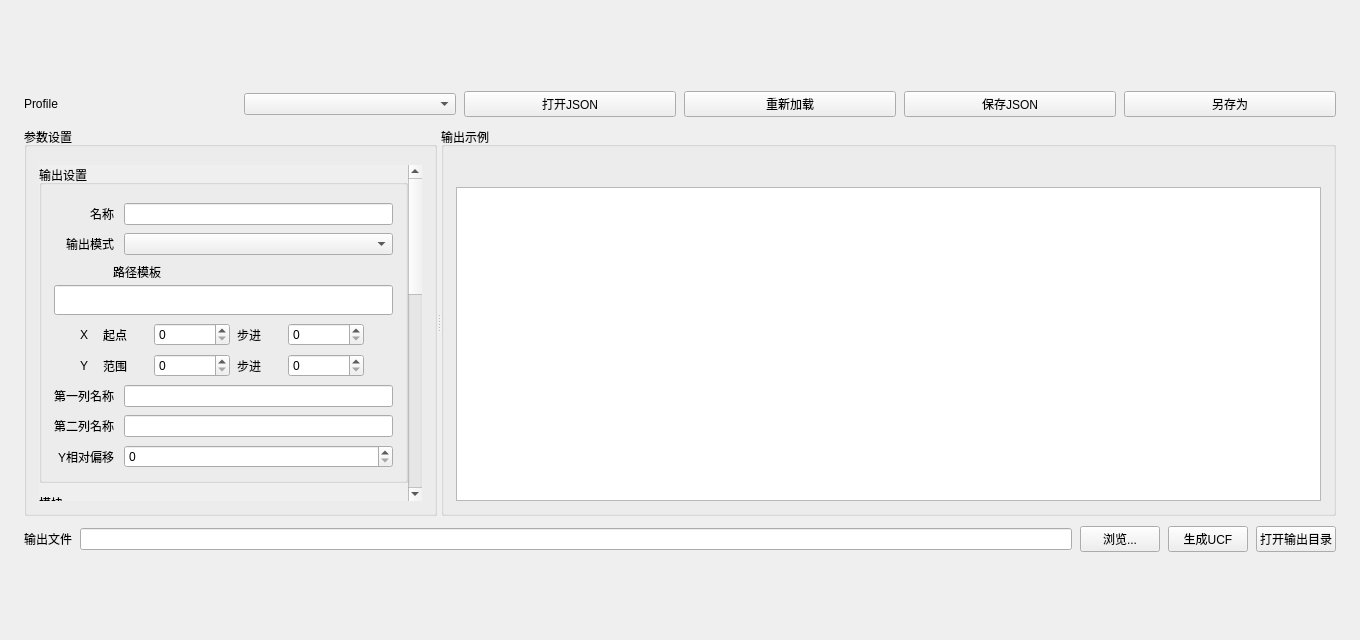
<?xml version="1.0" encoding="UTF-8"?>
<ui version="4.0">
 <class>GenerateUcfWidget</class>
 <widget class="QWidget" name="generateUcfWidget">
  <property name="geometry">
   <rect>
    <x>0</x>
    <y>0</y>
    <width>1360</width>
    <height>640</height>
   </rect>
  </property>
  <layout class="QVBoxLayout" name="main_layout">
   <property name="leftMargin">
    <number>24</number>
   </property>
   <property name="topMargin">
    <number>12</number>
   </property>
   <property name="rightMargin">
    <number>24</number>
   </property>
   <property name="bottomMargin">
    <number>10</number>
   </property>
   <property name="spacing">
    <number>10</number>
   </property>
   <item>
    <widget class="QLabel" name="title">
     <property name="text">
      <string/>
     </property>
    </widget>
   </item>
   <item>
    <layout class="QHBoxLayout" name="top_row">
     <property name="spacing">
      <number>8</number>
     </property>
     <item>
      <widget class="QLabel" name="profile_label">
       <property name="text">
        <string>Profile</string>
       </property>
      </widget>
     </item>
     <item>
      <widget class="QComboBox" name="profile_combo"/>
     </item>
     <item>
      <widget class="QPushButton" name="open_button">
       <property name="text">
        <string>打开JSON</string>
       </property>
      </widget>
     </item>
     <item>
      <widget class="QPushButton" name="reload_button">
       <property name="text">
        <string>重新加载</string>
       </property>
      </widget>
     </item>
     <item>
      <widget class="QPushButton" name="save_button">
       <property name="text">
        <string>保存JSON</string>
       </property>
      </widget>
     </item>
     <item>
      <widget class="QPushButton" name="save_as_button">
       <property name="text">
        <string>另存为</string>
       </property>
      </widget>
     </item>
    </layout>
   </item>
   <item>
    <widget class="QSplitter" name="body_splitter">
     <property name="orientation">
      <enum>Qt::Horizontal</enum>
     </property>
     <widget class="QGroupBox" name="editor_group">
      <property name="minimumSize">
       <size>
        <width>413</width>
        <height>0</height>
       </size>
      </property>
      <property name="maximumSize">
       <size>
        <width>413</width>
        <height>16777215</height>
       </size>
      </property>
      <property name="title">
       <string>参数设置</string>
      </property>
      <layout class="QVBoxLayout" name="editor_layout">
       <property name="leftMargin">
        <number>12</number>
       </property>
       <property name="topMargin">
        <number>18</number>
       </property>
       <property name="rightMargin">
        <number>12</number>
       </property>
       <property name="bottomMargin">
        <number>12</number>
       </property>
       <property name="spacing">
        <number>10</number>
       </property>
       <item>
        <widget class="QScrollArea" name="form_scroll">
         <property name="frameShape">
          <enum>QFrame::NoFrame</enum>
         </property>
         <property name="horizontalScrollBarPolicy">
          <enum>Qt::ScrollBarAlwaysOff</enum>
         </property>
         <property name="widgetResizable">
          <bool>true</bool>
         </property>
         <widget class="QWidget" name="form_widget">
          <property name="geometry">
           <rect>
            <x>0</x>
            <y>0</y>
            <width>554</width>
            <height>520</height>
           </rect>
          </property>
          <layout class="QVBoxLayout" name="form_layout">
           <property name="leftMargin">
            <number>0</number>
           </property>
           <property name="topMargin">
            <number>0</number>
           </property>
           <property name="rightMargin">
            <number>0</number>
           </property>
           <property name="bottomMargin">
            <number>0</number>
           </property>
           <property name="spacing">
            <number>10</number>
           </property>
           <item>
            <widget class="QGroupBox" name="output_settings_group">
             <property name="maximumSize">
              <size>
               <width>369</width>
               <height>16777215</height>
              </size>
             </property>
             <property name="title">
              <string>输出设置</string>
             </property>
             <layout class="QFormLayout" name="output_form">
              <property name="fieldGrowthPolicy">
               <enum>QFormLayout::AllNonFixedFieldsGrow</enum>
              </property>
              <property name="labelAlignment">
               <set>Qt::AlignRight|Qt::AlignTrailing|Qt::AlignVCenter</set>
              </property>
              <property name="formAlignment">
               <set>Qt::AlignLeading|Qt::AlignLeft|Qt::AlignTop</set>
              </property>
              <property name="horizontalSpacing">
               <number>10</number>
              </property>
              <property name="verticalSpacing">
               <number>8</number>
              </property>
              <property name="leftMargin">
               <number>12</number>
              </property>
              <property name="topMargin">
               <number>18</number>
              </property>
              <property name="rightMargin">
               <number>12</number>
              </property>
              <property name="bottomMargin">
               <number>12</number>
              </property>
              <item row="0" column="0">
               <widget class="QLabel" name="name_label">
                <property name="text">
                 <string>名称</string>
                </property>
               </widget>
              </item>
               <item row="0" column="1">
                <widget class="QLineEdit" name="name_edit">
                 <property name="maximumSize">
                  <size>
                    <width>369</width>
                   <height>16777215</height>
                  </size>
                 </property>
                </widget>
               </item>
              <item row="1" column="0">
               <widget class="QLabel" name="line_mode_label">
                <property name="text">
                 <string>输出模式</string>
                </property>
               </widget>
              </item>
               <item row="1" column="1">
                <widget class="QComboBox" name="line_mode_combo">
                 <property name="maximumSize">
                  <size>
                   <width>369</width>
                   <height>16777215</height>
                  </size>
                 </property>
                </widget>
               </item>
              <item row="2" column="0" colspan="2">
               <widget class="QWidget" name="path_template_row">
                <property name="maximumSize">
                 <size>
                  <width>369</width>
                  <height>16777215</height>
                 </size>
                </property>
                <layout class="QVBoxLayout" name="path_template_row_layout">
                 <property name="leftMargin">
                  <number>0</number>
                 </property>
                 <property name="topMargin">
                  <number>0</number>
                 </property>
                 <property name="rightMargin">
                  <number>0</number>
                 </property>
                 <property name="bottomMargin">
                  <number>0</number>
                 </property>
                 <property name="spacing">
                  <number>4</number>
                 </property>
                  <item>
                   <widget class="QLabel" name="path_template_label">
                    <property name="minimumSize">
                     <size>
                      <width>107</width>
                      <height>0</height>
                     </size>
                    </property>
                    <property name="maximumSize">
                     <size>
                      <width>107</width>
                      <height>16777215</height>
                     </size>
                    </property>
                    <property name="text">
                     <string>路径模板</string>
                    </property>
                    <property name="alignment">
                     <set>Qt::AlignRight|Qt::AlignTrailing|Qt::AlignVCenter</set>
                    </property>
                   </widget>
                  </item>
                 <item>
                  <widget class="QLineEdit" name="path_template_edit">
                   <property name="minimumSize">
                    <size>
                     <width>0</width>
                     <height>30</height>
                    </size>
                   </property>
                   <property name="maximumSize">
                    <size>
                     <width>369</width>
                     <height>16777215</height>
                    </size>
                   </property>
                  </widget>
                 </item>
                </layout>
               </widget>
              </item>
              <item row="3" column="0" colspan="2" alignment="Qt::AlignHCenter">
                <widget class="QWidget" name="x_row">
                 <property name="maximumSize">
                  <size>
                   <width>369</width>
                   <height>16777215</height>
                  </size>
                 </property>
                <layout class="QHBoxLayout" name="x_row_layout">
                  <property name="leftMargin">
                   <number>25</number>
                 </property>
                 <property name="topMargin">
                  <number>0</number>
                 </property>
                  <property name="rightMargin">
                   <number>25</number>
                 </property>
                 <property name="bottomMargin">
                  <number>0</number>
                 </property>
                 <property name="spacing">
                  <number>6</number>
                 </property>
                  <item>
                   <widget class="QLabel" name="x_label">
                    <property name="maximumSize">
                     <size>
                      <width>16</width>
                      <height>16777215</height>
                     </size>
                    </property>
                    <property name="text">
                     <string>X</string>
                    </property>
                   </widget>
                  </item>
                  <item>
                   <widget class="QLabel" name="x_base_label">
                    <property name="maximumSize">
                     <size>
                      <width>44</width>
                      <height>16777215</height>
                     </size>
                    </property>
                    <property name="text">
                     <string>起点</string>
                    </property>
                  </widget>
                 </item>
                  <item>
                   <widget class="QSpinBox" name="x_base_spin">
                    <property name="maximumSize">
                     <size>
                      <width>76</width>
                      <height>16777215</height>
                     </size>
                    </property>
                   </widget>
                  </item>
                 <item>
                   <widget class="QLabel" name="x_jump_label">
                    <property name="maximumSize">
                     <size>
                      <width>44</width>
                      <height>16777215</height>
                     </size>
                    </property>
                    <property name="text">
                     <string>步进</string>
                    </property>
                  </widget>
                 </item>
                  <item>
                   <widget class="QSpinBox" name="x_jump_spin">
                    <property name="maximumSize">
                     <size>
                      <width>76</width>
                      <height>16777215</height>
                     </size>
                    </property>
                   </widget>
                  </item>
                </layout>
               </widget>
              </item>
              <item row="4" column="0" colspan="2" alignment="Qt::AlignHCenter">
                <widget class="QWidget" name="y_row">
                 <property name="maximumSize">
                  <size>
                   <width>369</width>
                   <height>16777215</height>
                  </size>
                 </property>
                <layout class="QHBoxLayout" name="y_row_layout">
                  <property name="leftMargin">
                   <number>25</number>
                 </property>
                 <property name="topMargin">
                  <number>0</number>
                 </property>
                  <property name="rightMargin">
                   <number>25</number>
                 </property>
                 <property name="bottomMargin">
                  <number>0</number>
                 </property>
                 <property name="spacing">
                  <number>6</number>
                 </property>
                  <item>
                   <widget class="QLabel" name="y_label">
                    <property name="maximumSize">
                     <size>
                      <width>16</width>
                      <height>16777215</height>
                     </size>
                    </property>
                    <property name="text">
                     <string>Y</string>
                    </property>
                   </widget>
                  </item>
                  <item>
                   <widget class="QLabel" name="y_slice_label">
                    <property name="maximumSize">
                     <size>
                      <width>44</width>
                      <height>16777215</height>
                     </size>
                    </property>
                    <property name="text">
                     <string>范围</string>
                    </property>
                  </widget>
                 </item>
                  <item>
                   <widget class="QSpinBox" name="y_slice_spin">
                    <property name="maximumSize">
                     <size>
                      <width>76</width>
                      <height>16777215</height>
                     </size>
                    </property>
                   </widget>
                  </item>
                 <item>
                   <widget class="QLabel" name="y_jump_label">
                    <property name="maximumSize">
                     <size>
                      <width>44</width>
                      <height>16777215</height>
                     </size>
                    </property>
                    <property name="text">
                     <string>步进</string>
                    </property>
                  </widget>
                 </item>
                  <item>
                   <widget class="QSpinBox" name="y_jump_spin">
                    <property name="maximumSize">
                     <size>
                      <width>76</width>
                      <height>16777215</height>
                     </size>
                    </property>
                   </widget>
                  </item>
                </layout>
               </widget>
              </item>
              <item row="5" column="0">
               <widget class="QLabel" name="block_a_label">
                <property name="text">
                 <string>第一列名称</string>
                </property>
               </widget>
              </item>
               <item row="5" column="1">
                <widget class="QLineEdit" name="block_a_edit">
                 <property name="maximumSize">
                  <size>
                   <width>369</width>
                   <height>16777215</height>
                  </size>
                 </property>
                </widget>
               </item>
              <item row="6" column="0">
               <widget class="QLabel" name="block_b_label">
                <property name="text">
                 <string>第二列名称</string>
                </property>
               </widget>
              </item>
               <item row="6" column="1">
                <widget class="QLineEdit" name="block_b_edit">
                 <property name="maximumSize">
                  <size>
                   <width>369</width>
                   <height>16777215</height>
                  </size>
                 </property>
                </widget>
               </item>
              <item row="7" column="0">
               <widget class="QLabel" name="block_b_y_offset_label">
                <property name="text">
                 <string>Y相对偏移</string>
                </property>
               </widget>
              </item>
               <item row="7" column="1">
                <widget class="QSpinBox" name="block_b_y_offset_spin">
                 <property name="maximumSize">
                  <size>
                   <width>369</width>
                   <height>16777215</height>
                  </size>
                 </property>
                </widget>
               </item>
             </layout>
            </widget>
           </item>
           <item>
            <widget class="QGroupBox" name="module_group">
             <property name="maximumSize">
              <size>
               <width>369</width>
               <height>16777215</height>
              </size>
             </property>
             <property name="title">
              <string>模块</string>
             </property>
             <layout class="QFormLayout" name="module_form">
              <property name="fieldGrowthPolicy">
               <enum>QFormLayout::AllNonFixedFieldsGrow</enum>
              </property>
              <property name="labelAlignment">
               <set>Qt::AlignRight|Qt::AlignTrailing|Qt::AlignVCenter</set>
              </property>
              <property name="formAlignment">
               <set>Qt::AlignLeading|Qt::AlignLeft|Qt::AlignTop</set>
              </property>
              <property name="horizontalSpacing">
               <number>10</number>
              </property>
              <property name="verticalSpacing">
               <number>8</number>
              </property>
              <property name="leftMargin">
               <number>12</number>
              </property>
              <property name="topMargin">
               <number>18</number>
              </property>
              <property name="rightMargin">
               <number>12</number>
              </property>
              <property name="bottomMargin">
               <number>12</number>
              </property>
              <item row="0" column="0">
               <widget class="QLabel" name="module_kind_label">
                <property name="text">
                 <string>类型</string>
                </property>
               </widget>
              </item>
               <item row="0" column="1">
                <widget class="QComboBox" name="module_kind_combo">
                 <property name="maximumSize">
                  <size>
                   <width>369</width>
                   <height>16777215</height>
                  </size>
                 </property>
                </widget>
               </item>
              <item row="1" column="0">
               <widget class="QLabel" name="module_template_label">
                <property name="text">
                 <string>模板</string>
                </property>
               </widget>
              </item>
               <item row="1" column="1">
                <widget class="QLineEdit" name="module_template_edit">
                 <property name="maximumSize">
                  <size>
                   <width>369</width>
                   <height>16777215</height>
                  </size>
                 </property>
                </widget>
               </item>
              <item row="2" column="0">
               <widget class="QLabel" name="module_range_label">
                <property name="text">
                 <string>范围</string>
                </property>
               </widget>
              </item>
              <item row="2" column="1">
                <widget class="QWidget" name="module_range_row">
                 <property name="maximumSize">
                  <size>
                   <width>369</width>
                   <height>16777215</height>
                  </size>
                 </property>
                <layout class="QHBoxLayout" name="module_range_layout">
                 <property name="leftMargin">
                  <number>0</number>
                 </property>
                 <property name="topMargin">
                  <number>0</number>
                 </property>
                 <property name="rightMargin">
                  <number>0</number>
                 </property>
                 <property name="bottomMargin">
                  <number>0</number>
                 </property>
                 <property name="spacing">
                  <number>6</number>
                 </property>
                 <item>
                  <widget class="QLabel" name="module_start_label">
                   <property name="text">
                    <string>起始</string>
                   </property>
                  </widget>
                 </item>
                 <item>
                  <widget class="QSpinBox" name="module_start_spin"/>
                 </item>
                 <item>
                  <widget class="QLabel" name="module_stop_label">
                   <property name="text">
                    <string>结束</string>
                   </property>
                  </widget>
                 </item>
                 <item>
                  <widget class="QSpinBox" name="module_stop_spin"/>
                 </item>
                </layout>
               </widget>
              </item>
              <item row="3" column="0">
               <widget class="QLabel" name="module_values_label">
                <property name="text">
                 <string>列表</string>
                </property>
               </widget>
              </item>
               <item row="3" column="1">
                <widget class="QPlainTextEdit" name="module_values_edit">
                 <property name="maximumSize">
                  <size>
                   <width>369</width>
                   <height>16777215</height>
                  </size>
                 </property>
                </widget>
               </item>
             </layout>
            </widget>
           </item>
           <item>
            <widget class="QGroupBox" name="uxx_group">
             <property name="maximumSize">
              <size>
               <width>369</width>
               <height>16777215</height>
              </size>
             </property>
             <property name="title">
              <string>uxx</string>
             </property>
             <layout class="QFormLayout" name="uxx_form">
              <property name="fieldGrowthPolicy">
               <enum>QFormLayout::AllNonFixedFieldsGrow</enum>
              </property>
              <property name="labelAlignment">
               <set>Qt::AlignRight|Qt::AlignTrailing|Qt::AlignVCenter</set>
              </property>
              <property name="formAlignment">
               <set>Qt::AlignLeading|Qt::AlignLeft|Qt::AlignTop</set>
              </property>
              <property name="horizontalSpacing">
               <number>10</number>
              </property>
              <property name="verticalSpacing">
               <number>8</number>
              </property>
              <property name="leftMargin">
               <number>12</number>
              </property>
              <property name="topMargin">
               <number>18</number>
              </property>
              <property name="rightMargin">
               <number>12</number>
              </property>
              <property name="bottomMargin">
               <number>12</number>
              </property>
              <item row="0" column="0">
               <widget class="QLabel" name="uxx_kind_label">
                <property name="text">
                 <string>类型</string>
                </property>
               </widget>
              </item>
               <item row="0" column="1">
                <widget class="QComboBox" name="uxx_kind_combo">
                 <property name="maximumSize">
                  <size>
                   <width>369</width>
                   <height>16777215</height>
                  </size>
                 </property>
                </widget>
               </item>
              <item row="1" column="0">
               <widget class="QLabel" name="uxx_range_label">
                <property name="text">
                 <string>范围</string>
                </property>
               </widget>
              </item>
              <item row="1" column="1">
                <widget class="QWidget" name="uxx_range_row">
                 <property name="maximumSize">
                  <size>
                   <width>369</width>
                   <height>16777215</height>
                  </size>
                 </property>
                <layout class="QHBoxLayout" name="uxx_range_layout">
                 <property name="leftMargin">
                  <number>0</number>
                 </property>
                 <property name="topMargin">
                  <number>0</number>
                 </property>
                 <property name="rightMargin">
                  <number>0</number>
                 </property>
                 <property name="bottomMargin">
                  <number>0</number>
                 </property>
                 <property name="spacing">
                  <number>6</number>
                 </property>
                 <item>
                  <widget class="QLabel" name="uxx_start_label">
                   <property name="text">
                    <string>起始</string>
                   </property>
                  </widget>
                 </item>
                 <item>
                  <widget class="QSpinBox" name="uxx_start_spin"/>
                 </item>
                 <item>
                  <widget class="QLabel" name="uxx_stop_label">
                   <property name="text">
                    <string>结束</string>
                   </property>
                  </widget>
                 </item>
                 <item>
                  <widget class="QSpinBox" name="uxx_stop_spin"/>
                 </item>
                </layout>
               </widget>
              </item>
              <item row="2" column="0">
               <widget class="QLabel" name="uxx_format_label">
                <property name="text">
                 <string>格式</string>
                </property>
               </widget>
              </item>
               <item row="2" column="1">
                <widget class="QLineEdit" name="uxx_format_edit">
                 <property name="maximumSize">
                  <size>
                   <width>369</width>
                   <height>16777215</height>
                  </size>
                 </property>
                </widget>
               </item>
              <item row="3" column="0">
               <widget class="QLabel" name="uxx_values_label">
                <property name="text">
                 <string>列表</string>
                </property>
               </widget>
              </item>
               <item row="3" column="1">
                <widget class="QLineEdit" name="uxx_values_edit">
                 <property name="maximumSize">
                  <size>
                   <width>369</width>
                   <height>16777215</height>
                  </size>
                 </property>
                </widget>
               </item>
             </layout>
            </widget>
           </item>
           <item>
            <widget class="QGroupBox" name="uy_group">
             <property name="maximumSize">
              <size>
               <width>369</width>
               <height>16777215</height>
              </size>
             </property>
             <property name="title">
              <string>uy</string>
             </property>
             <layout class="QFormLayout" name="uy_form">
              <property name="fieldGrowthPolicy">
               <enum>QFormLayout::AllNonFixedFieldsGrow</enum>
              </property>
              <property name="labelAlignment">
               <set>Qt::AlignRight|Qt::AlignTrailing|Qt::AlignVCenter</set>
              </property>
              <property name="formAlignment">
               <set>Qt::AlignLeading|Qt::AlignLeft|Qt::AlignTop</set>
              </property>
              <property name="horizontalSpacing">
               <number>10</number>
              </property>
              <property name="verticalSpacing">
               <number>8</number>
              </property>
              <property name="leftMargin">
               <number>12</number>
              </property>
              <property name="topMargin">
               <number>18</number>
              </property>
              <property name="rightMargin">
               <number>12</number>
              </property>
              <property name="bottomMargin">
               <number>12</number>
              </property>
              <item row="0" column="0">
               <widget class="QLabel" name="uy_kind_label">
                <property name="text">
                 <string>类型</string>
                </property>
               </widget>
              </item>
               <item row="0" column="1">
                <widget class="QComboBox" name="uy_kind_combo">
                 <property name="maximumSize">
                  <size>
                   <width>369</width>
                   <height>16777215</height>
                  </size>
                 </property>
                </widget>
               </item>
              <item row="1" column="0">
               <widget class="QLabel" name="uy_range_label">
                <property name="text">
                 <string>范围</string>
                </property>
               </widget>
              </item>
              <item row="1" column="1">
                <widget class="QWidget" name="uy_range_row">
                 <property name="maximumSize">
                  <size>
                   <width>369</width>
                   <height>16777215</height>
                  </size>
                 </property>
                <layout class="QHBoxLayout" name="uy_range_layout">
                 <property name="leftMargin">
                  <number>0</number>
                 </property>
                 <property name="topMargin">
                  <number>0</number>
                 </property>
                 <property name="rightMargin">
                  <number>0</number>
                 </property>
                 <property name="bottomMargin">
                  <number>0</number>
                 </property>
                 <property name="spacing">
                  <number>6</number>
                 </property>
                 <item>
                  <widget class="QLabel" name="uy_start_label">
                   <property name="text">
                    <string>起始</string>
                   </property>
                  </widget>
                 </item>
                 <item>
                  <widget class="QSpinBox" name="uy_start_spin"/>
                 </item>
                 <item>
                  <widget class="QLabel" name="uy_stop_label">
                   <property name="text">
                    <string>结束</string>
                   </property>
                  </widget>
                 </item>
                 <item>
                  <widget class="QSpinBox" name="uy_stop_spin"/>
                 </item>
                </layout>
               </widget>
              </item>
              <item row="2" column="0">
               <widget class="QLabel" name="uy_format_label">
                <property name="text">
                 <string>格式</string>
                </property>
               </widget>
              </item>
               <item row="2" column="1">
                <widget class="QLineEdit" name="uy_format_edit">
                 <property name="maximumSize">
                  <size>
                   <width>369</width>
                   <height>16777215</height>
                  </size>
                 </property>
                </widget>
               </item>
              <item row="3" column="0">
               <widget class="QLabel" name="uy_values_label">
                <property name="text">
                 <string>列表</string>
                </property>
               </widget>
              </item>
               <item row="3" column="1">
                <widget class="QLineEdit" name="uy_values_edit">
                 <property name="maximumSize">
                  <size>
                   <width>369</width>
                   <height>16777215</height>
                  </size>
                 </property>
                </widget>
               </item>
             </layout>
            </widget>
           </item>
           <item>
            <spacer name="form_spacer">
             <property name="orientation">
              <enum>Qt::Vertical</enum>
             </property>
             <property name="sizeHint" stdset="0">
              <size>
               <width>20</width>
               <height>40</height>
              </size>
             </property>
            </spacer>
           </item>
          </layout>
         </widget>
        </widget>
       </item>
      </layout>
     </widget>
     <widget class="QGroupBox" name="preview_group">
      <property name="title">
       <string>输出示例</string>
      </property>
      <layout class="QVBoxLayout" name="preview_layout">
       <property name="leftMargin">
        <number>12</number>
       </property>
       <property name="topMargin">
        <number>18</number>
       </property>
       <property name="rightMargin">
        <number>12</number>
       </property>
       <property name="bottomMargin">
        <number>12</number>
       </property>
       <property name="spacing">
        <number>8</number>
       </property>
       <item>
        <widget class="QLabel" name="preview_hint">
         <property name="text">
          <string/>
         </property>
        </widget>
       </item>
       <item>
        <widget class="QPlainTextEdit" name="preview_edit"/>
       </item>
      </layout>
     </widget>
    </widget>
   </item>
   <item>
    <layout class="QHBoxLayout" name="output_row">
     <property name="spacing">
      <number>8</number>
     </property>
     <item>
      <widget class="QLabel" name="output_label">
       <property name="text">
        <string>输出文件</string>
       </property>
      </widget>
     </item>
     <item>
      <widget class="QLineEdit" name="output_edit"/>
     </item>
     <item>
      <widget class="QPushButton" name="output_browse_button">
       <property name="text">
        <string>浏览...</string>
       </property>
      </widget>
     </item>
     <item>
      <widget class="QPushButton" name="generate_button">
       <property name="text">
        <string>生成UCF</string>
       </property>
      </widget>
     </item>
     <item>
      <widget class="QPushButton" name="open_output_button">
       <property name="text">
        <string>打开输出目录</string>
       </property>
      </widget>
     </item>
    </layout>
   </item>
   <item>
    <widget class="QLabel" name="status_label">
     <property name="text">
      <string/>
     </property>
    </widget>
   </item>
  </layout>
 </widget>
 <resources/>
 <connections/>
</ui>
